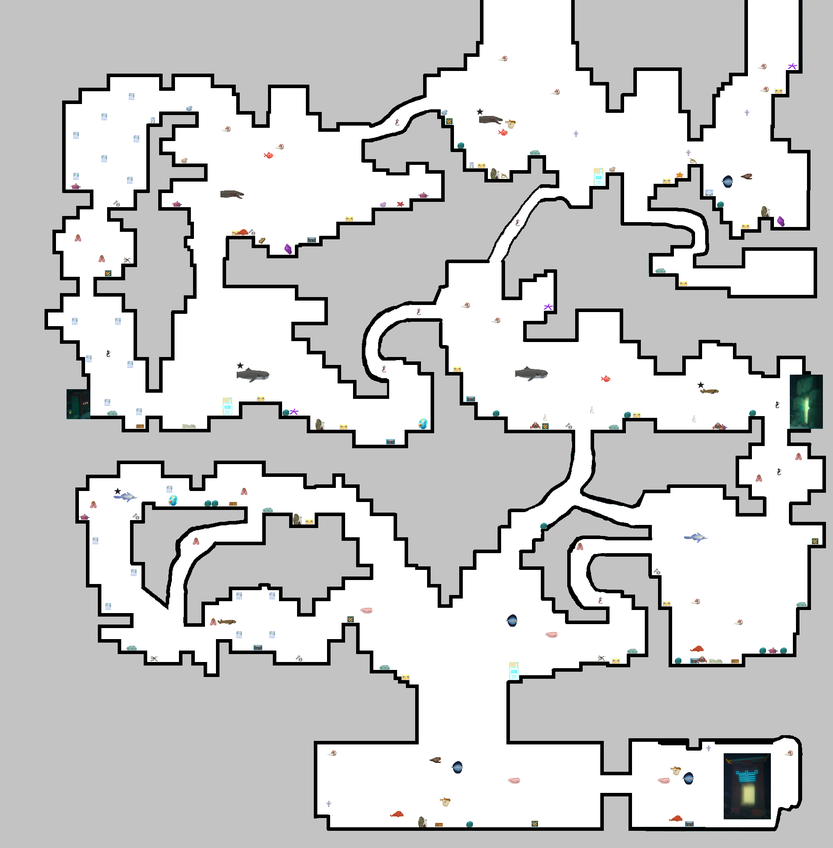
#> input picture references/source_maps/full_cave_sketch_01.png, 833 x 848 px, shrunk from 1890 x 1924 before the run
$ python convert_full_cave_sketch_map.py
#> lines starting #> are read from the running program, lines starting #| are printed output that depends on the picture
#!/usr/bin/env python3
"""Convert the supplied full cave sketch image into a greybox JSON draft."""

from __future__ import annotations

import json
import math
from collections import deque
from pathlib import Path

from PIL import Image, ImageDraw, ImageFont


ROOT = Path(__file__).resolve().parents[1]
SOURCE_IMAGE = ROOT / "references" / "source_maps" / "full_cave_sketch_01.png"
MAP_PATH = ROOT / "maps" / "full_cave_sketch_01.greybox.json"
PREVIEW_PATH = ROOT / "references" / "greybox" / "full_cave_sketch_01.svg"
REVIEW_PATH = ROOT / "references" / "greybox" / "full_cave_sketch_01_conversion_review.png"

MAP_ID = "full_cave_sketch_01"
GODOT_TILE_SIZE_PX = 32
SOURCE_PIXELS_PER_TILE = 12
OPEN_PIXEL_THRESHOLD = 245
OPEN_TILE_FRACTION = 0.45
ICON_HOLE_FILL_LIMIT_PX = 9000
REVIEW_TILE_SCALE = 6
REVIEW_PANEL_GAP = 18
REVIEW_HEADER_HEIGHT = 30
REVIEW_FOOTER_HEIGHT = 104


def is_open_white(pixel: tuple[int, int, int]) -> bool:
    return min(pixel) >= OPEN_PIXEL_THRESHOLD


def build_open_pixel_mask(image: Image.Image) -> bytearray:
    width, height = image.size
    pixels = image.load()
    mask = bytearray(width * height)
    for y in range(height):
        row_offset = y * width
        for x in range(width):
            if is_open_white(pixels[x, y]):
                mask[row_offset + x] = 1
    return mask


def fill_small_non_open_holes(open_mask: bytearray, width: int, height: int) -> bytearray:
    filled = bytearray(open_mask)
    visited = bytearray(width * height)

    for y_start in range(height):
        for x_start in range(width):
            start_index = y_start * width + x_start
            if open_mask[start_index] or visited[start_index]:
                continue

            queue: deque[tuple[int, int]] = deque([(x_start, y_start)])
            visited[start_index] = 1
            component: list[tuple[int, int]] = []
            touches_border = False

            while queue:
                x, y = queue.popleft()
                component.append((x, y))
                if x == 0 or y == 0 or x == width - 1 or y == height - 1:
                    touches_border = True

                for next_x, next_y in ((x + 1, y), (x - 1, y), (x, y + 1), (x, y - 1)):
                    if next_x < 0 or next_y < 0 or next_x >= width or next_y >= height:
                        continue
                    next_index = next_y * width + next_x
                    if open_mask[next_index] or visited[next_index]:
                        continue
                    visited[next_index] = 1
                    queue.append((next_x, next_y))

            if not touches_border and len(component) <= ICON_HOLE_FILL_LIMIT_PX:
                for x, y in component:
                    filled[y * width + x] = 1

    return filled


def rasterize_open_cells(open_mask: bytearray, width: int, height: int) -> set[tuple[int, int]]:
    width_tiles = math.ceil(width / SOURCE_PIXELS_PER_TILE)
    height_tiles = math.ceil(height / SOURCE_PIXELS_PER_TILE)
    open_cells: set[tuple[int, int]] = set()

    for tile_y in range(height_tiles):
        y_start = tile_y * SOURCE_PIXELS_PER_TILE
        y_end = min(height, y_start + SOURCE_PIXELS_PER_TILE)
        for tile_x in range(width_tiles):
            x_start = tile_x * SOURCE_PIXELS_PER_TILE
            x_end = min(width, x_start + SOURCE_PIXELS_PER_TILE)
            total_pixels = (x_end - x_start) * (y_end - y_start)
            open_pixels = 0
            for y in range(y_start, y_end):
                row_offset = y * width
                open_pixels += sum(open_mask[row_offset + x_start : row_offset + x_end])

            if open_pixels / total_pixels >= OPEN_TILE_FRACTION:
                open_cells.add((tile_x, tile_y))

    return open_cells


def merge_solid_cells_to_rects(
    open_cells: set[tuple[int, int]], width_tiles: int, height_tiles: int
) -> list[dict]:
    rects: list[tuple[int, int, int, int]] = []
    active: dict[tuple[int, int], tuple[int, int, int, int]] = {}

    for y in range(height_tiles):
        row_runs: list[tuple[int, int]] = []
        x = 0
        while x < width_tiles:
            if (x, y) in open_cells:
                x += 1
                continue
            start_x = x
            while x < width_tiles and (x, y) not in open_cells:
                x += 1
            row_runs.append((start_x, x - start_x))

        next_active: dict[tuple[int, int], tuple[int, int, int, int]] = {}
        for start_x, width in row_runs:
            key = (start_x, width)
            if key in active:
                rect_x, rect_y, rect_w, rect_h = active[key]
                next_active[key] = (rect_x, rect_y, rect_w, rect_h + 1)
            else:
                next_active[key] = (start_x, y, width, 1)

        for key, rect in active.items():
            if key not in next_active:
                rects.append(rect)
        active = next_active

    rects.extend(active.values())

    return [
        {
            "id": f"solid_y{y:03d}_x{x:03d}_{x + width - 1:03d}",
            "type": "solid",
            "x": x,
            "y": y,
            "w": width,
            "h": height,
        }
        for x, y, width, height in rects
    ]


def open_components(open_cells: set[tuple[int, int]]) -> list[list[tuple[int, int]]]:
    remaining = set(open_cells)
    components: list[list[tuple[int, int]]] = []
    while remaining:
        start = remaining.pop()
        component = [start]
        queue: deque[tuple[int, int]] = deque([start])
        while queue:
            x, y = queue.popleft()
            for neighbor in ((x + 1, y), (x - 1, y), (x, y + 1), (x, y - 1)):
                if neighbor not in remaining:
                    continue
                remaining.remove(neighbor)
                component.append(neighbor)
                queue.append(neighbor)
        components.append(component)
    components.sort(key=len, reverse=True)
    return components


def conversion_stats(
    raw_open_pixel_mask: bytearray,
    cleaned_open_pixel_mask: bytearray,
    open_cells: set[tuple[int, int]],
    components: list[list[tuple[int, int]]],
    width_tiles: int,
    height_tiles: int,
) -> dict:
    tile_count = width_tiles * height_tiles
    raw_open_pixels = sum(raw_open_pixel_mask)
    cleaned_open_pixels = sum(cleaned_open_pixel_mask)
    return {
        "raw_open_pixels": raw_open_pixels,
        "filled_icon_pixels": cleaned_open_pixels - raw_open_pixels,
        "open_tiles": len(open_cells),
        "solid_tiles": tile_count - len(open_cells),
        "open_tile_ratio": round(len(open_cells) / tile_count, 4),
        "open_component_count": len(components),
        "largest_open_components": [len(component) for component in components[:8]],
        "thin_corridor_tiles": count_thin_corridor_tiles(open_cells),
        "open_solid_edge_transitions": count_open_solid_edge_transitions(open_cells, width_tiles, height_tiles),
        "open_boundary_tiles": count_open_boundary_tiles(open_cells, width_tiles, height_tiles),
    }


def count_thin_corridor_tiles(open_cells: set[tuple[int, int]]) -> int:
    total = 0
    for x, y in open_cells:
        open_neighbors = sum(
            neighbor in open_cells
            for neighbor in ((x + 1, y), (x - 1, y), (x, y + 1), (x, y - 1))
        )
        if open_neighbors <= 2:
            total += 1
    return total


def count_open_solid_edge_transitions(
    open_cells: set[tuple[int, int]], width_tiles: int, height_tiles: int
) -> int:
    transitions = 0
    for y in range(height_tiles):
        for x in range(width_tiles):
            is_open = (x, y) in open_cells
            for nx, ny in ((x + 1, y), (x, y + 1)):
                if nx >= width_tiles or ny >= height_tiles:
                    continue
                if ((nx, ny) in open_cells) != is_open:
                    transitions += 1
    return transitions


def count_open_boundary_tiles(open_cells: set[tuple[int, int]], width_tiles: int, height_tiles: int) -> int:
    return sum(
        1
        for x, y in open_cells
        if x == 0 or y == 0 or x == width_tiles - 1 or y == height_tiles - 1
    )


def top_water_entry(open_cells: set[tuple[int, int]], width_tiles: int) -> tuple[int, int]:
    top_band_limit = max(1, int(width_tiles * 0.18))
    candidates = sorted(open_cells, key=lambda cell: (cell[1], abs(cell[0] - width_tiles // 2)))
    for x, y in candidates:
        if abs(x - width_tiles // 2) <= top_band_limit:
            return x, y
    return candidates[0]


def camera_tests(width_tiles: int, height_tiles: int, boat_entry_x: int, boat_entry_y: int) -> list[dict]:
    return [
        {
            "id": "full_sketch_overview",
            "center_x": width_tiles / 2,
            "center_y": height_tiles / 2,
            "zoom": 0.13,
            "intent": "Whole-map topology review for the supplied high-fidelity cave sketch draft.",
        },
        {
            "id": "full_sketch_boat_entry",
            "center_x": boat_entry_x + 4,
            "center_y": boat_entry_y + 8,
            "zoom": 0.55,
            "intent": "Top-water boat_spawn entry and extraction marker review.",
        },
        {
            "id": "full_sketch_upper_left",
            "center_x": width_tiles * 0.25,
            "center_y": height_tiles * 0.25,
            "zoom": 0.34,
            "intent": "Upper-left route and room structure review.",
        },
        {
            "id": "full_sketch_center_crossing",
            "center_x": width_tiles * 0.52,
            "center_y": height_tiles * 0.43,
            "zoom": 0.32,
            "intent": "Central crossing and branching route review.",
        },
        {
            "id": "full_sketch_lower_right",
            "center_x": width_tiles * 0.74,
            "center_y": height_tiles * 0.70,
            "zoom": 0.30,
            "intent": "Lower-right chamber and long route review.",
        },
    ]


def draw_review_label(draw: ImageDraw.ImageDraw, xy: tuple[int, int], value: str) -> None:
    font = ImageFont.load_default()
    x, y = xy
    bbox = draw.textbbox((x, y), value, font=font)
    draw.rectangle((bbox[0] - 4, bbox[1] - 3, bbox[2] + 4, bbox[3] + 3), fill=(8, 18, 24))
    draw.text((x, y), value, fill=(235, 250, 255), font=font)


def draw_major_grid(draw: ImageDraw.ImageDraw, width_tiles: int, height_tiles: int, scale: int) -> None:
    grid_color = (255, 255, 255, 46)
    for x in range(0, width_tiles + 1, 10):
        px = x * scale
        draw.line((px, 0, px, height_tiles * scale), fill=grid_color)
    for y in range(0, height_tiles + 1, 10):
        py = y * scale
        draw.line((0, py, width_tiles * scale, py), fill=grid_color)


def draw_boat_marker(draw: ImageDraw.ImageDraw, map_data: dict, offset_x: int, offset_y: int, scale: int) -> None:
    for entity in map_data.get("entities", []):
        if entity.get("type") != "boat_spawn":
            continue
        x = offset_x + int(entity["x"]) * scale
        y = offset_y + int(entity["y"]) * scale
        w = int(entity["w"]) * scale
        h = int(entity["h"]) * scale
        draw.rectangle((x, y, x + w, y + h), outline=(255, 184, 70), width=2)
        entry_x = offset_x + int(entity["entry_x"]) * scale + scale // 2
        entry_y = offset_y + int(entity["entry_y"]) * scale + scale // 2
        draw.ellipse((entry_x - 4, entry_y - 4, entry_x + 4, entry_y + 4), fill=(255, 212, 90))


def generated_tile_panel(open_cells: set[tuple[int, int]], width_tiles: int, height_tiles: int, scale: int) -> Image.Image:
    panel = Image.new("RGBA", (width_tiles * scale, height_tiles * scale), (36, 48, 60, 255))
    draw = ImageDraw.Draw(panel, "RGBA")
    for x, y in open_cells:
        draw.rectangle(
            (x * scale, y * scale, (x + 1) * scale - 1, (y + 1) * scale - 1),
            fill=(38, 186, 232, 255),
        )
    draw_major_grid(draw, width_tiles, height_tiles, scale)
    return panel


def overlay_panel(
    source_panel: Image.Image, open_cells: set[tuple[int, int]], width_tiles: int, height_tiles: int, scale: int
) -> Image.Image:
    overlay = source_panel.convert("RGBA")
    draw = ImageDraw.Draw(overlay, "RGBA")
    for y in range(height_tiles):
        for x in range(width_tiles):
            fill = (15, 195, 245, 112) if (x, y) in open_cells else (12, 22, 30, 126)
            draw.rectangle((x * scale, y * scale, (x + 1) * scale - 1, (y + 1) * scale - 1), fill=fill)
    draw_major_grid(draw, width_tiles, height_tiles, scale)
    return overlay


def write_conversion_review_artifact(
    image: Image.Image,
    open_cells: set[tuple[int, int]],
    map_data: dict,
    stats: dict,
    output_path: Path,
) -> None:
    width_tiles = int(map_data["units"]["width_tiles"])
    height_tiles = int(map_data["units"]["height_tiles"])
    scale = REVIEW_TILE_SCALE
    panel_width = width_tiles * scale
    panel_height = height_tiles * scale
    canvas_width = panel_width * 3 + REVIEW_PANEL_GAP * 2
    canvas_height = REVIEW_HEADER_HEIGHT + panel_height + REVIEW_FOOTER_HEIGHT

    source_panel = image.resize((width_tiles, height_tiles), Image.Resampling.LANCZOS)
    source_panel = source_panel.resize((panel_width, panel_height), Image.Resampling.NEAREST).convert("RGBA")
    generated_panel = generated_tile_panel(open_cells, width_tiles, height_tiles, scale)
    combined_panel = overlay_panel(source_panel, open_cells, width_tiles, height_tiles, scale)

    canvas = Image.new("RGB", (canvas_width, canvas_height), (18, 24, 30))
    panel_offsets = [
        0,
        panel_width + REVIEW_PANEL_GAP,
        panel_width * 2 + REVIEW_PANEL_GAP * 2,
    ]
    for offset, panel in zip(panel_offsets, [source_panel, generated_panel, combined_panel]):
        canvas.paste(panel.convert("RGB"), (offset, REVIEW_HEADER_HEIGHT))

    draw = ImageDraw.Draw(canvas)
    draw_review_label(draw, (8, 9), "Source sketch thumbnail")
    draw_review_label(draw, (panel_offsets[1] + 8, 9), "Generated open/solid tiles")
    draw_review_label(draw, (panel_offsets[2] + 8, 9), "Source + generated overlay")
    draw_boat_marker(draw, map_data, panel_offsets[1], REVIEW_HEADER_HEIGHT, scale)
    draw_boat_marker(draw, map_data, panel_offsets[2], REVIEW_HEADER_HEIGHT, scale)

    footer_y = REVIEW_HEADER_HEIGHT + panel_height + 12
    stat_lines = [
        f"open tiles: {stats['open_tiles']} / {width_tiles * height_tiles} ({stats['open_tile_ratio']})",
        f"filled icon/non-white pixels: {stats['filled_icon_pixels']}",
        f"open components: {stats['open_component_count']} largest={stats['largest_open_components'][:4]}",
        f"thin corridor tiles: {stats['thin_corridor_tiles']} | open-solid edge transitions: {stats['open_solid_edge_transitions']}",
        f"open boundary tiles: {stats['open_boundary_tiles']} | tile scale: {SOURCE_PIXELS_PER_TILE} source px per tile",
    ]
    for index, line in enumerate(stat_lines):
        draw.text((12, footer_y + index * 16), line, fill=(225, 238, 242), font=ImageFont.load_default())

    output_path.parent.mkdir(parents=True, exist_ok=True)
    canvas.save(output_path)


def build_map() -> tuple[dict, Image.Image, set[tuple[int, int]], dict]:
    image = Image.open(SOURCE_IMAGE).convert("RGB")
    source_width, source_height = image.size
    width_tiles = math.ceil(source_width / SOURCE_PIXELS_PER_TILE)
    height_tiles = math.ceil(source_height / SOURCE_PIXELS_PER_TILE)

    open_pixel_mask = build_open_pixel_mask(image)
    cleaned_open_pixel_mask = fill_small_non_open_holes(open_pixel_mask, source_width, source_height)
    open_cells = rasterize_open_cells(cleaned_open_pixel_mask, source_width, source_height)
    components = open_components(open_cells)
    stats = conversion_stats(open_pixel_mask, cleaned_open_pixel_mask, open_cells, components, width_tiles, height_tiles)
    boat_entry_x, boat_entry_y = top_water_entry(set(components[0]), width_tiles)
    boat_width = min(8, width_tiles - boat_entry_x)

    map_data = {
        "id": MAP_ID,
        "version": 0,
        "purpose": (
            "Draft 0 high-fidelity topology conversion from supplied full cave sketch. "
            "Icons and gameplay props are intentionally ignored; only open/solid cave topology is represented."
        ),
        "source": {
            "image": "references/source_maps/full_cave_sketch_01.png",
            "source_pixels": {"w": source_width, "h": source_height},
            "source_pixels_per_tile": SOURCE_PIXELS_PER_TILE,
            "open_pixel_threshold": OPEN_PIXEL_THRESHOLD,
            "open_tile_fraction": OPEN_TILE_FRACTION,
            "icon_hole_fill_limit_px": ICON_HOLE_FILL_LIMIT_PX,
            "open_components": [len(component) for component in components[:8]],
            "conversion_stats": stats,
            "review_artifact": "references/greybox/full_cave_sketch_01_conversion_review.png",
            "notes": [
                "White source pixels are treated as playable open water.",
                "Gray and black source pixels are treated as solid terrain/collision.",
                "Small non-white holes fully enclosed by open water are filled to ignore icon/properties for topology draft 0.",
                "A boat_spawn entity marks the top-water entry/extraction point for validation and preview.",
                "The conversion review artifact compares the source thumbnail, generated tile classification, and overlay.",
            ],
        },
        "units": {
            "tile_size_px": GODOT_TILE_SIZE_PX,
            "width_tiles": width_tiles,
            "height_tiles": height_tiles,
        },
        "legend": {
            "water": "Open swimmable space inferred from white source regions",
            "solid": "Collision terrain inferred from gray and black source regions",
            "boat_spawn": "Top-water boat entry and extraction marker",
            "marker": "Non-gameplay annotation",
        },
        "terrain": merge_solid_cells_to_rects(open_cells, width_tiles, height_tiles),
        "zones": [
            {
                "id": "full_sketch_source_bounds",
                "type": "marker",
                "x": 0,
                "y": 0,
                "w": width_tiles,
                "h": height_tiles,
                "intent": "Full extent of the supplied source sketch conversion.",
            }
        ],
        "background": [],
        "entities": [
            {
                "id": "surface_boat_entry",
                "type": "boat_spawn",
                "x": boat_entry_x,
                "y": boat_entry_y,
                "w": boat_width,
                "h": 1,
                "entry_x": boat_entry_x,
                "entry_y": boat_entry_y,
                "facing": "right",
                "intent": "Top-water boat spawn and extraction marker for the draft full-map topology.",
            }
        ],
        "camera_tests": camera_tests(width_tiles, height_tiles, boat_entry_x, boat_entry_y),
        "review_questions": [
            "Does the converted topology preserve the major room, corridor, and loop structure from the source sketch?",
            "Did icon removal accidentally open or close any meaningful passages?",
            "Is 12 source pixels per Godot tile high-fidelity enough, or too noisy for production iteration?",
            "Should future passes split this into authored regions or preserve the whole-map scale?",
        ],
    }
    return map_data, image, open_cells, stats


def main() -> int:
    map_data, image, open_cells, stats = build_map()
#> in build_map, `open_cells = rasterize_open_cells(cleaned_open_pixel_mask, source_widt..`: open_cells = 2103 items
#> in build_map, `components = open_components(open_cells)`: components = 7 items
#> in build_map, `stats = conversion_stats(open_pixel_mask, cleaned_open_pixel_mask, ope..`: stats = 10 items
#> in build_map, `boat_entry_x, boat_entry_y = top_water_entry(set(components[0]), width..`: boat_entry_x = 41; boat_entry_y = 20
#> in build_map, `boat_width = min(8, width_tiles - boat_entry_x)`: boat_width = 8
#> map_data = 12 items; open_cells = 2103 items; stats = 10 items
    MAP_PATH.parent.mkdir(parents=True, exist_ok=True)
    MAP_PATH.write_text(json.dumps(map_data, indent=2) + "\n", encoding="utf-8")
    write_conversion_review_artifact(image, open_cells, map_data, stats, REVIEW_PATH)
#> in write_conversion_review_artifact, `width_tiles = int(map_data["units"]["width_tiles"])`: width_tiles = 70
#> in write_conversion_review_artifact, `height_tiles = int(map_data["units"]["height_tiles"])`: height_tiles = 71
#> in write_conversion_review_artifact, `panel_width = width_tiles * scale`: panel_width = 420
#> in write_conversion_review_artifact, `panel_height = height_tiles * scale`: panel_height = 426
#> in write_conversion_review_artifact, `canvas_width = panel_width * 3 + REVIEW_PANEL_GAP * 2`: canvas_width = 1296
#> in write_conversion_review_artifact, `canvas_height = REVIEW_HEADER_HEIGHT + panel_height + REVIEW_FOOTER_HE..`: canvas_height = 560
#> in write_conversion_review_artifact, `source_panel = image.resize((width_tiles, height_tiles), Image.Resampl..`:
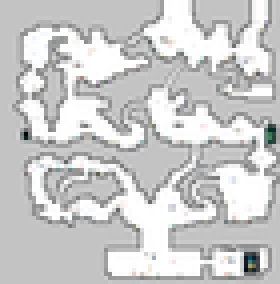
#> source_panel: PIL image 70x71 RGB (shown 4 times larger); mean R, G, B 203.1, 203.3, 203.2
#> in write_conversion_review_artifact, `source_panel = source_panel.resize((panel_width, panel_height), Image...`:
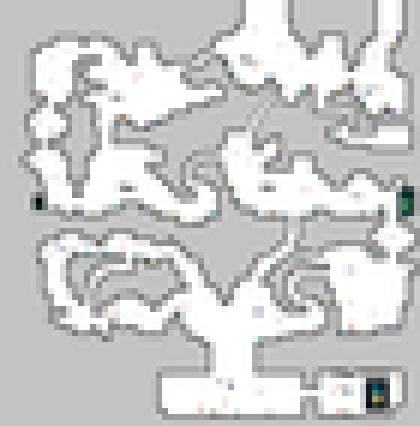
#> source_panel: PIL image 420x426 RGBA; mean R, G, B, A 203.1, 203.3, 203.2, 255
#> in generated_tile_panel, `panel = Image.new("RGBA", (width_tiles * scale, height_tiles * scale),..`:
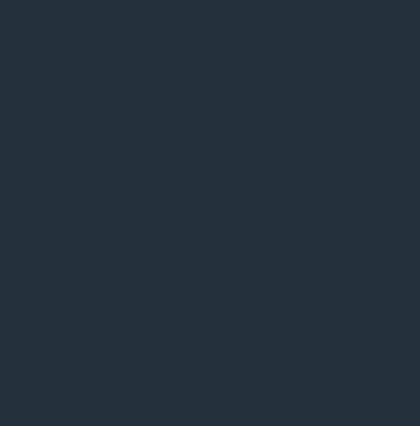
#> panel: PIL image 420x426 RGBA; mean R, G, B, A 36, 48, 60, 255
#> in write_conversion_review_artifact, `generated_panel = generated_tile_panel(open_cells, width_tiles, height..`:
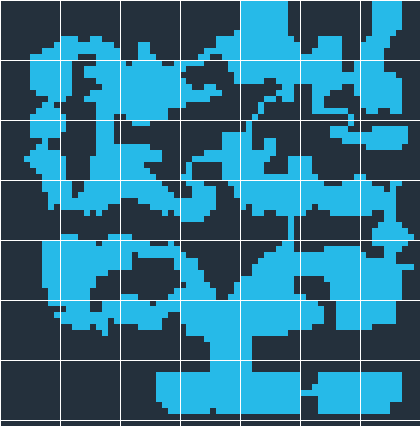
#> generated_panel: PIL image 420x426 RGBA; mean R, G, B, A 44.5, 111.8, 137.3, 247.7; transparent parts drawn white
#> in write_conversion_review_artifact, `combined_panel = overlay_panel(source_panel, open_cells, width_tiles, ..`:
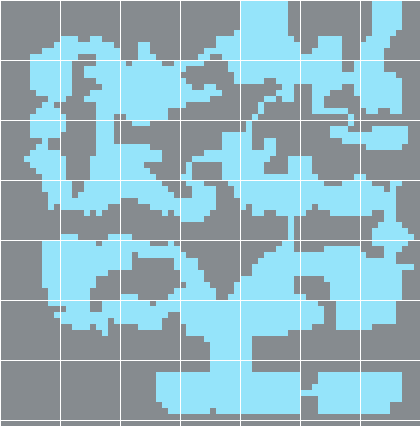
#> combined_panel: PIL image 420x426 RGBA; mean R, G, B, A 21.8, 101, 125.9, 117.5; transparent parts drawn white
#> in write_conversion_review_artifact, `panel_offsets = [ 0, panel_width + REVIEW_PANEL_GAP, panel_width * 2 +..`: panel_offsets = [0, 438, 876]
#> (the rest of the program and of its run is left out)
